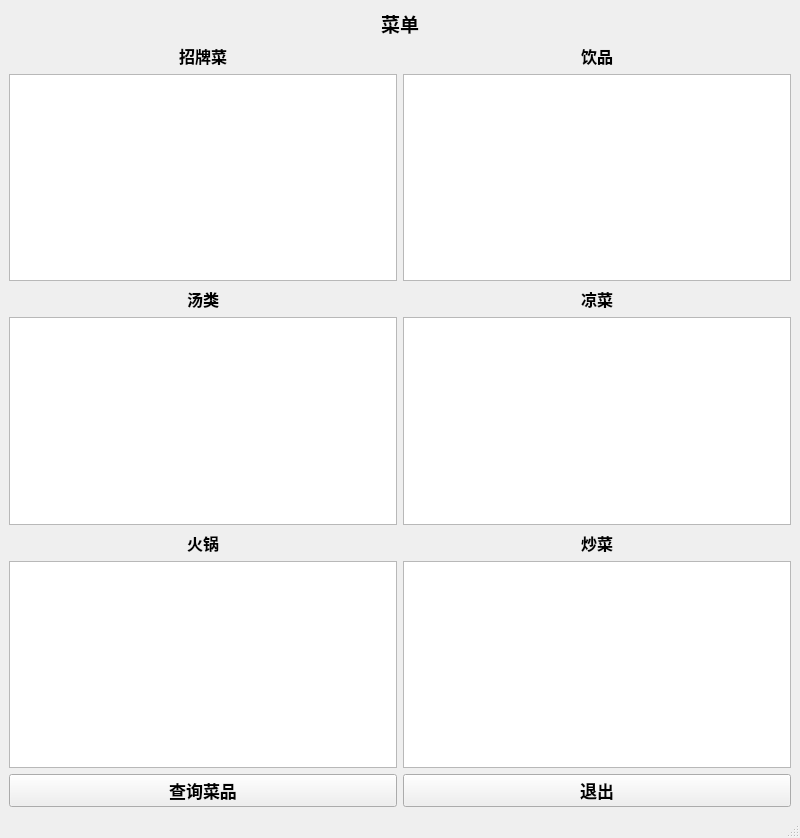
<?xml version="1.0" encoding="UTF-8"?>
<ui version="4.0">
 <class>MainWindow_menu</class>
 <widget class="QMainWindow" name="MainWindow_menu">
  <property name="windowModality">
   <enum>Qt::WindowModal</enum>
  </property>
  <property name="geometry">
   <rect>
    <x>0</x>
    <y>0</y>
    <width>800</width>
    <height>838</height>
   </rect>
  </property>
  <property name="sizePolicy">
   <sizepolicy hsizetype="Preferred" vsizetype="Preferred">
    <horstretch>0</horstretch>
    <verstretch>0</verstretch>
   </sizepolicy>
  </property>
  <property name="windowTitle">
   <string>菜单</string>
  </property>
  <widget class="QWidget" name="centralwidget">
   <layout class="QGridLayout" name="gridLayout">
    <item row="0" column="0">
     <layout class="QVBoxLayout" name="verticalLayout">
      <item>
       <widget class="QLabel" name="label">
        <property name="font">
         <font>
          <pointsize>14</pointsize>
          <weight>75</weight>
          <bold>true</bold>
         </font>
        </property>
        <property name="text">
         <string>菜单</string>
        </property>
        <property name="alignment">
         <set>Qt::AlignCenter</set>
        </property>
       </widget>
      </item>
      <item>
       <layout class="QHBoxLayout" name="horizontalLayout_2">
        <item>
         <widget class="QLabel" name="label_2">
          <property name="font">
           <font>
            <pointsize>12</pointsize>
            <weight>75</weight>
            <bold>true</bold>
           </font>
          </property>
          <property name="text">
           <string>招牌菜</string>
          </property>
          <property name="alignment">
           <set>Qt::AlignCenter</set>
          </property>
         </widget>
        </item>
        <item>
         <widget class="QLabel" name="label_3">
          <property name="font">
           <font>
            <pointsize>12</pointsize>
            <weight>75</weight>
            <bold>true</bold>
           </font>
          </property>
          <property name="text">
           <string>饮品</string>
          </property>
          <property name="alignment">
           <set>Qt::AlignCenter</set>
          </property>
         </widget>
        </item>
       </layout>
      </item>
      <item>
       <layout class="QHBoxLayout" name="horizontalLayout_3">
        <item>
         <widget class="QTableWidget" name="tableWidget_spesial"/>
        </item>
        <item>
         <widget class="QTableWidget" name="tableWidget_drink"/>
        </item>
       </layout>
      </item>
      <item>
       <layout class="QHBoxLayout" name="horizontalLayout_4">
        <item>
         <widget class="QLabel" name="label_4">
          <property name="font">
           <font>
            <pointsize>12</pointsize>
            <weight>75</weight>
            <bold>true</bold>
           </font>
          </property>
          <property name="text">
           <string>汤类</string>
          </property>
          <property name="alignment">
           <set>Qt::AlignCenter</set>
          </property>
         </widget>
        </item>
        <item>
         <widget class="QLabel" name="label_5">
          <property name="font">
           <font>
            <pointsize>12</pointsize>
            <weight>75</weight>
            <bold>true</bold>
           </font>
          </property>
          <property name="text">
           <string>凉菜</string>
          </property>
          <property name="alignment">
           <set>Qt::AlignCenter</set>
          </property>
         </widget>
        </item>
       </layout>
      </item>
      <item>
       <layout class="QHBoxLayout" name="horizontalLayout_5">
        <item>
         <widget class="QTableWidget" name="tableWidget_soup"/>
        </item>
        <item>
         <widget class="QTableWidget" name="tableWidget_coldDishs"/>
        </item>
       </layout>
      </item>
      <item>
       <layout class="QHBoxLayout" name="horizontalLayout_6">
        <item>
         <widget class="QLabel" name="label_6">
          <property name="font">
           <font>
            <pointsize>12</pointsize>
            <weight>75</weight>
            <bold>true</bold>
           </font>
          </property>
          <property name="text">
           <string>火锅</string>
          </property>
          <property name="alignment">
           <set>Qt::AlignCenter</set>
          </property>
         </widget>
        </item>
        <item>
         <widget class="QLabel" name="label_7">
          <property name="font">
           <font>
            <pointsize>12</pointsize>
            <weight>75</weight>
            <bold>true</bold>
           </font>
          </property>
          <property name="text">
           <string>炒菜</string>
          </property>
          <property name="alignment">
           <set>Qt::AlignCenter</set>
          </property>
         </widget>
        </item>
       </layout>
      </item>
      <item>
       <layout class="QHBoxLayout" name="horizontalLayout_7">
        <item>
         <widget class="QTableWidget" name="tableWidget_chafingDish"/>
        </item>
        <item>
         <widget class="QTableWidget" name="tableWidget_friedDish"/>
        </item>
       </layout>
      </item>
      <item>
       <layout class="QHBoxLayout" name="horizontalLayout">
        <item>
         <widget class="QPushButton" name="pushButton_selectMenu">
          <property name="font">
           <font>
            <pointsize>13</pointsize>
            <weight>75</weight>
            <bold>true</bold>
           </font>
          </property>
          <property name="text">
           <string>查询菜品</string>
          </property>
         </widget>
        </item>
        <item>
         <widget class="QPushButton" name="pushButton_quit">
          <property name="font">
           <font>
            <pointsize>13</pointsize>
            <weight>75</weight>
            <bold>true</bold>
           </font>
          </property>
          <property name="text">
           <string>退出</string>
          </property>
         </widget>
        </item>
       </layout>
      </item>
     </layout>
    </item>
   </layout>
  </widget>
  <widget class="QMenuBar" name="menubar">
   <property name="geometry">
    <rect>
     <x>0</x>
     <y>0</y>
     <width>800</width>
     <height>26</height>
    </rect>
   </property>
  </widget>
  <widget class="QStatusBar" name="statusbar"/>
 </widget>
 <resources/>
 <connections/>
</ui>
